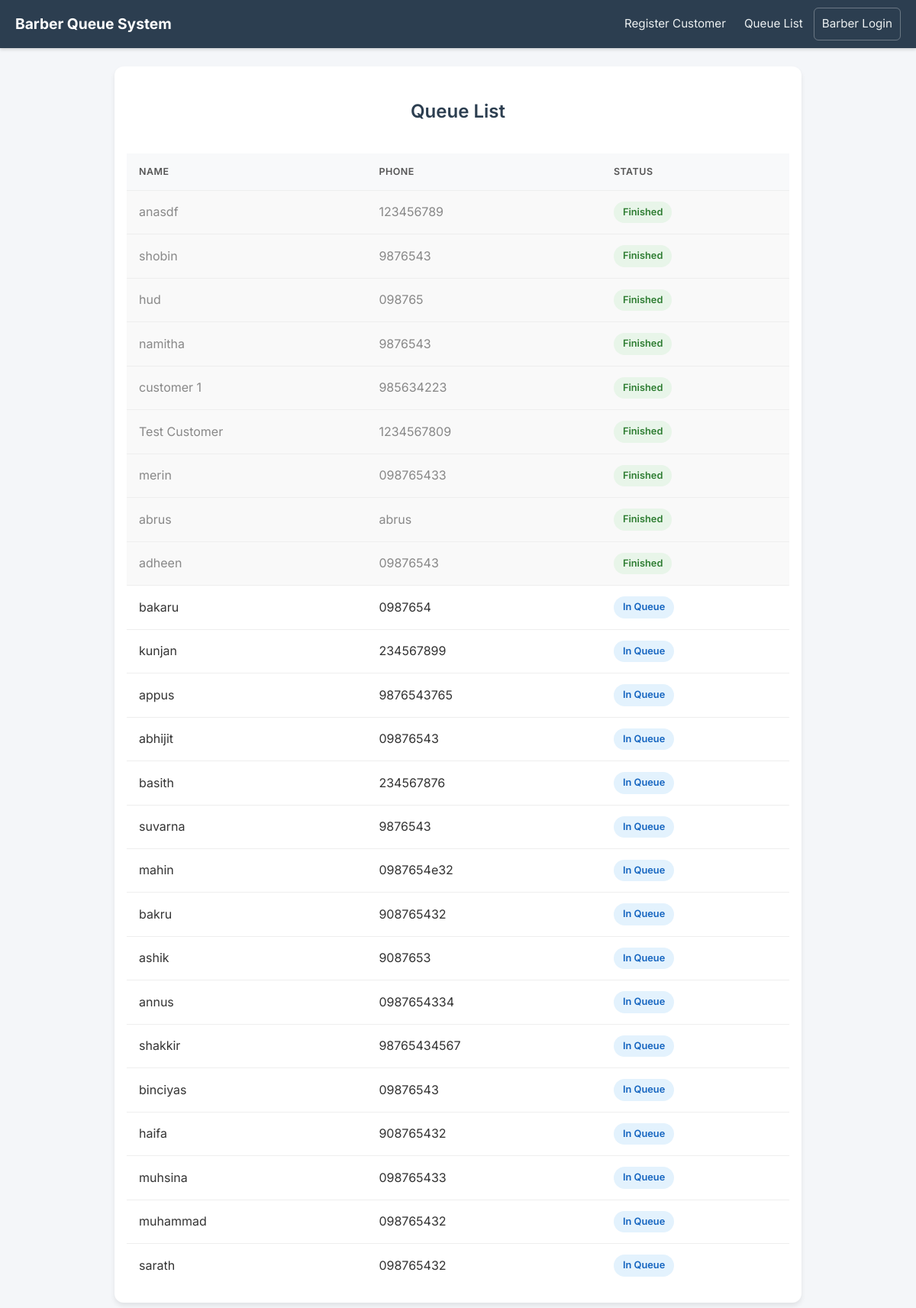
The page / on the database its author committed.
### queue_app/models.py (models this page shows, shortened)
class Customer(models.Model):
    name = models.CharField(max_length=100)
    phone = models.CharField(max_length=20)
    is_finished = models.BooleanField(default=False)
    created_at = models.DateTimeField(auto_now_add=True)

### queue_app/views.py (the view)
# urls.py: path('', views.queue_list_view, name='queue_list'),
def queue_list_view(request):
    customers = list(reversed(list(Customer.objects.order_by('-created_at')[:25])))
    return render(request, 'queue_app/list.html', {'customers': customers})

### queue_app/templates/queue_app/list.html (shortened to what this page needs)
{% extends 'queue_app/base.html' %}
{% block content %}
<div class="text-center">
    <h2>Queue List</h2>
</div>
<div class="table-wrapper desktop-table">
    <table>
        <thead>
            <tr>
                <th>Name</th>
                <th>Phone</th>
                <th>Status</th>
            </tr>
        </thead>
        <tbody>
            {% for customer in customers %}
            <tr class="{% if customer.is_finished %}finished{% else %}in-queue{% endif %}">
                <td>{{ customer.name }}</td>
                <td>{{ customer.phone }}</td>
                <td>
                    {% if customer.is_finished %}
                    <span class="badge badge-finished">Finished</span>
                    {% else %}
                    <span class="badge badge-queue">In Queue</span>
                    {% endif %}
                </td>
            </tr>
            {% endfor %}
        </tbody>
    </table>
</div>
{% endblock %}

### queue_app/templates/queue_app/base.html (shortened to what this page needs)
{% load static %}
<!DOCTYPE html>
<html lang="en">
<head>
    <link rel="stylesheet" href="{% static 'queue_app/css/style.css' %}">
</head>
<body>
    <nav class="navbar">
        <div class="brand">Barber Queue System</div>
        <div class="nav-links" id="navLinks">
            <a href="{% url 'register' %}">Register Customer</a>
            <a href="{% url 'queue_list' %}">Queue List</a>
            {% if request.user.is_authenticated %}
            <span class="nav-user">👤 {{ request.user.username }}</span>
            <form method="post" action="{% url 'barber_logout' %}" style="display:inline; margin:0;">
                {% csrf_token %}
                <button type="submit" class="nav-logout-btn">Logout</button>
            </form>
            {% else %}
            <a href="{% url 'barber_login' %}" class="nav-login">Barber Login</a>
            {% endif %}
        </div>
    </nav>
    <div class="container">
        {% block content %}
        {% endblock %}
    </div>
</body>
</html>

### queue_app/static/queue_app/css/style.css (style rules this page uses)
*, *::before, *::after { box-sizing: border-box; }
body { font-family: 'Inter', sans-serif; background-color: #f4f6f9; color: #333; margin: 0; padding: 0; line-height: 1.6; }
h1, h2, h3 { margin-bottom: 16px; font-weight: 600; color: #2c3e50; }
a { text-decoration: none; color: inherit; }
.container { max-width: 900px; margin: 24px auto; padding: 20px 16px; background: white; box-shadow: 0 4px 6px rgba(0, 0, 0, 0.08); border-radius: 12px; }
.navbar { background-color: #2c3e50; padding: 0 20px; display: flex; justify-content: space-between; align-items: center; color: white; box-shadow: 0 2px 4px rgba(0, 0, 0, 0.15); position: relative; min-height: 60px; }
.navbar .brand { font-size: 1.2rem; font-weight: bold; padding: 16px 0; flex: 1; }
.nav-links { display: flex; align-items: center; flex-wrap: wrap; gap: 4px; }
.nav-links a, .nav-user { color: #ecf0f1; font-size: 0.95rem; padding: 8px 10px; border-radius: 6px; transition: background-color 0.2s; white-space: nowrap; }
.nav-login { border: 1px solid rgba(255, 255, 255, 0.3); }
.table-wrapper { width: 100%; overflow-x: auto; -webkit-overflow-scrolling: touch; border-radius: 8px; }
table { width: 100%; border-collapse: collapse; margin-top: 20px; min-width: 420px; }
th, td { padding: 14px 16px; text-align: left; border-bottom: 1px solid #eee; }
th { background-color: #f8f9fa; font-weight: 600; color: #555; text-transform: uppercase; font-size: 0.78rem; letter-spacing: 0.5px; }
tr:last-child td { border-bottom: none; }
tr.in-queue { background-color: #fff; }
tr.finished { background-color: #f9f9f9; color: #888; }
.badge { display: inline-block; padding: 4px 12px; border-radius: 20px; font-size: 0.8rem; font-weight: 600; }
.badge-queue { background-color: #e3f2fd; color: #1565c0; }
.badge-finished { background-color: #e8f5e9; color: #2e7d32; }
.text-center { text-align: center; }

### rows shown on the page
Customer: name "anasdf", phone "123456789", is_finished "Finished"
Customer: name "shobin", phone "9876543", is_finished "Finished"
Customer: name "hud", phone "098765", is_finished "Finished"
Customer: name "namitha", phone "9876543", is_finished "Finished"
Customer: name "customer 1", phone "985634223", is_finished "Finished"
Customer: name "Test Customer", phone "1234567809", is_finished "Finished"
Customer: name "merin", phone "098765433", is_finished "Finished"
Customer: name "abrus", phone "abrus", is_finished "Finished"
Customer: name "adheen", phone "09876543", is_finished "Finished"
Customer: name "bakaru", phone "0987654", is_finished "In Queue"
Customer: name "kunjan", phone "234567899", is_finished "In Queue"
Customer: name "appus", phone "9876543765", is_finished "In Queue"
Customer: name "abhijit", phone "09876543", is_finished "In Queue"
Customer: name "basith", phone "234567876", is_finished "In Queue"
Customer: name "suvarna", phone "9876543", is_finished "In Queue"
Customer: name "mahin", phone "0987654e32", is_finished "In Queue"
Customer: name "bakru", phone "908765432", is_finished "In Queue"
Customer: name "ashik", phone "9087653", is_finished "In Queue"
Customer: name "annus", phone "0987654334", is_finished "In Queue"
Customer: name "shakkir", phone "98765434567", is_finished "In Queue"
Customer: name "binciyas", phone "09876543", is_finished "In Queue"
Customer: name "haifa", phone "908765432", is_finished "In Queue"
Customer: name "muhsina", phone "098765433", is_finished "In Queue"
Customer: name "muhammad", phone "098765432", is_finished "In Queue"
Customer: name "sarath", phone "098765432", is_finished "In Queue"
